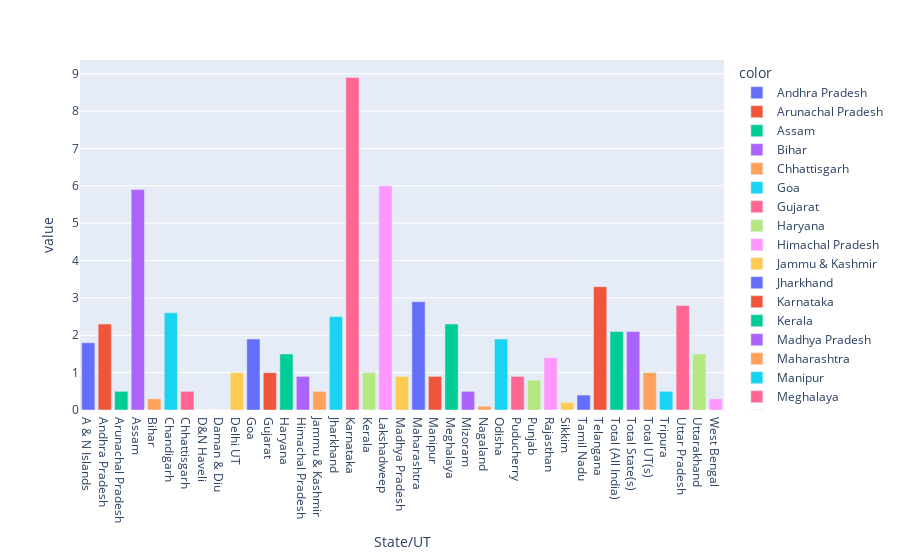

This figure's notebook cell:
### Code cell
fig = px.bar(cyber_C.groupby('State/UT')['Rate of Total Cyber Crimes (2018)++'].sum(), color=cyber_C['State/UT'])
fig

### Figure 1 — Plotly figure (JSON) as saved in the notebook; plotly's stock layout.template omitted (floating-point values rounded to 4 significant figures)
{"data": [{"alignmentgroup": "True", "hovertemplate": "color=Andhra Pradesh<br>State/UT=%{x}<br>value=%{y}<extra></extra>", "legendgroup": "Andhra Pradesh", "marker": {"color": "#636efa", "pattern": {"shape": ""}}, "name": "Andhra Pradesh", "offsetgroup": "Andhra Pradesh", "orientation": "v", "showlegend": true, "textposition": "auto", "type": "bar", "x": ["A & N Islands"], "xaxis": "x", "y": [1.8], "yaxis": "y"}, {"alignmentgroup": "True", "hovertemplate": "color=Arunachal Pradesh<br>State/UT=%{x}<br>value=%{y}<extra></extra>", "legendgroup": "Arunachal Pradesh", "marker": {"color": "#EF553B", "pattern": {"shape": ""}}, "name": "Arunachal Pradesh", "offsetgroup": "Arunachal Pradesh", "orientation": "v", "showlegend": true, "textposition": "auto", "type": "bar", "x": ["Andhra Pradesh"], "xaxis": "x", "y": [2.3], "yaxis": "y"}, {"alignmentgroup": "True", "hovertemplate": "color=Assam<br>State/UT=%{x}<br>value=%{y}<extra></extra>", "legendgroup": "Assam", "marker": {"color": "#00cc96", "pattern": {"shape": ""}}, "name": "Assam", "offsetgroup": "Assam", "orientation": "v", "showlegend": true, "textposition": "auto", "type": "bar", "x": ["Arunachal Pradesh"], "xaxis": "x", "y": [0.5], "yaxis": "y"}, {"alignmentgroup": "True", "hovertemplate": "color=Bihar<br>State/UT=%{x}<br>value=%{y}<extra></extra>", "legendgroup": "Bihar", "marker": {"color": "#ab63fa", "pattern": {"shape": ""}}, "name": "Bihar", "offsetgroup": "Bihar", "orientation": "v", "showlegend": true, "textposition": "auto", "type": "bar", "x": ["Assam"], "xaxis": "x", "y": [5.9], "yaxis": "y"}, {"alignmentgroup": "True", "hovertemplate": "color=Chhattisgarh<br>State/UT=%{x}<br>value=%{y}<extra></extra>", "legendgroup": "Chhattisgarh", "marker": {"color": "#FFA15A", "pattern": {"shape": ""}}, "name": "Chhattisgarh", "offsetgroup": "Chhattisgarh", "orientation": "v", "showlegend": true, "textposition": "auto", "type": "bar", "x": ["Bihar"], "xaxis": "x", "y": [0.3], "yaxis": "y"}, {"alignmentgroup": "True", "hovertemplate": "color=Goa<br>State/UT=%{x}<br>value=%{y}<extra></extra>", "legendgroup": "Goa", "marker": {"color": "#19d3f3", "pattern": {"shape": ""}}, "name": "Goa", "offsetgroup": "Goa", "orientation": "v", "showlegend": true, "textposition": "auto", "type": "bar", "x": ["Chandigarh"], "xaxis": "x", "y": [2.6], "yaxis": "y"}, {"alignmentgroup": "True", "hovertemplate": "color=Gujarat<br>State/UT=%{x}<br>value=%{y}<extra></extra>", "legendgroup": "Gujarat", "marker": {"color": "#FF6692", "pattern": {"shape": ""}}, "name": "Gujarat", "offsetgroup": "Gujarat", "orientation": "v", "showlegend": true, "textposition": "auto", "type": "bar", "x": ["Chhattisgarh"], "xaxis": "x", "y": [0.5], "yaxis": "y"}, {"alignmentgroup": "True", "hovertemplate": "color=Haryana<br>State/UT=%{x}<br>value=%{y}<extra></extra>", "legendgroup": "Haryana", "marker": {"color": "#B6E880", "pattern": {"shape": ""}}, "name": "Haryana", "offsetgroup": "Haryana", "orientation": "v", "showlegend": true, "textposition": "auto", "type": "bar", "x": ["D&N Haveli"], "xaxis": "x", "y": [0], "yaxis": "y"}, {"alignmentgroup": "True", "hovertemplate": "color=Himachal Pradesh<br>State/UT=%{x}<br>value=%{y}<extra></extra>", "legendgroup": "Himachal Pradesh", "marker": {"color": "#FF97FF", "pattern": {"shape": ""}}, "name": "Himachal Pradesh", "offsetgroup": "Himachal Pradesh", "orientation": "v", "showlegend": true, "textposition": "auto", "type": "bar", "x": ["Daman & Diu"], "xaxis": "x", "y": [0], "yaxis": "y"}, {"alignmentgroup": "True", "hovertemplate": "color=Jammu & Kashmir<br>State/UT=%{x}<br>value=%{y}<extra></extra>", "legendgroup": "Jammu & Kashmir", "marker": {"color": "#FECB52", "pattern": {"shape": ""}}, "name": "Jammu & Kashmir", "offsetgroup": "Jammu & Kashmir", "orientation": "v", "showlegend": true, "textposition": "auto", "type": "bar", "x": ["Delhi UT"], "xaxis": "x", "y": [1], "yaxis": "y"}, {"alignmentgroup": "True", "hovertemplate": "color=Jharkhand<br>State/UT=%{x}<br>value=%{y}<extra></extra>", "legendgroup": "Jharkhand", "marker": {"color": "#636efa", "pattern": {"shape": ""}}, "name": "Jharkhand", "offsetgroup": "Jharkhand", "orientation": "v", "showlegend": true, "textposition": "auto", "type": "bar", "x": ["Goa"], "xaxis": "x", "y": [1.9], "yaxis": "y"}, {"alignmentgroup": "True", "hovertemplate": "color=Karnataka<br>State/UT=%{x}<br>value=%{y}<extra></extra>", "legendgroup": "Karnataka", "marker": {"color": "#EF553B", "pattern": {"shape": ""}}, "name": "Karnataka", "offsetgroup": "Karnataka", "orientation": "v", "showlegend": true, "textposition": "auto", "type": "bar", "x": ["Gujarat"], "xaxis": "x", "y": [1], "yaxis": "y"}, {"alignmentgroup": "True", "hovertemplate": "color=Kerala<br>State/UT=%{x}<br>value=%{y}<extra></extra>", "legendgroup": "Kerala", "marker": {"color": "#00cc96", "pattern": {"shape": ""}}, "name": "Kerala", "offsetgroup": "Kerala", "orientation": "v", "showlegend": true, "textposition": "auto", "type": "bar", "x": ["Haryana"], "xaxis": "x", "y": [1.5], "yaxis": "y"}, {"alignmentgroup": "True", "hovertemplate": "color=Madhya Pradesh<br>State/UT=%{x}<br>value=%{y}<extra></extra>", "legendgroup": "Madhya Pradesh", "marker": {"color": "#ab63fa", "pattern": {"shape": ""}}, "name": "Madhya Pradesh", "offsetgroup": "Madhya Pradesh", "orientation": "v", "showlegend": true, "textposition": "auto", "type": "bar", "x": ["Himachal Pradesh"], "xaxis": "x", "y": [0.9], "yaxis": "y"}, {"alignmentgroup": "True", "hovertemplate": "color=Maharashtra<br>State/UT=%{x}<br>value=%{y}<extra></extra>", "legendgroup": "Maharashtra", "marker": {"color": "#FFA15A", "pattern": {"shape": ""}}, "name": "Maharashtra", "offsetgroup": "Maharashtra", "orientation": "v", "showlegend": true, "textposition": "auto", "type": "bar", "x": ["Jammu & Kashmir"], "xaxis": "x", "y": [0.5], "yaxis": "y"}, {"alignmentgroup": "True", "hovertemplate": "color=Manipur<br>State/UT=%{x}<br>value=%{y}<extra></extra>", "legendgroup": "Manipur", "marker": {"color": "#19d3f3", "pattern": {"shape": ""}}, "name": "Manipur", "offsetgroup": "Manipur", "orientation": "v", "showlegend": true, "textposition": "auto", "type": "bar", "x": ["Jharkhand"], "xaxis": "x", "y": [2.5], "yaxis": "y"}, {"alignmentgroup": "True", "hovertemplate": "color=Meghalaya<br>State/UT=%{x}<br>value=%{y}<extra></extra>", "legendgroup": "Meghalaya", "marker": {"color": "#FF6692", "pattern": {"shape": ""}}, "name": "Meghalaya", "offsetgroup": "Meghalaya", "orientation": "v", "showlegend": true, "textposition": "auto", "type": "bar", "x": ["Karnataka"], "xaxis": "x", "y": [8.9], "yaxis": "y"}, {"alignmentgroup": "True", "hovertemplate": "color=Mizoram<br>State/UT=%{x}<br>value=%{y}<extra></extra>", "legendgroup": "Mizoram", "marker": {"color": "#B6E880", "pattern": {"shape": ""}}, "name": "Mizoram", "offsetgroup": "Mizoram", "orientation": "v", "showlegend": true, "textposition": "auto", "type": "bar", "x": ["Kerala"], "xaxis": "x", "y": [1], "yaxis": "y"}, {"alignmentgroup": "True", "hovertemplate": "color=Nagaland<br>State/UT=%{x}<br>value=%{y}<extra></extra>", "legendgroup": "Nagaland", "marker": {"color": "#FF97FF", "pattern": {"shape": ""}}, "name": "Nagaland", "offsetgroup": "Nagaland", "orientation": "v", "showlegend": true, "textposition": "auto", "type": "bar", "x": ["Lakshadweep"], "xaxis": "x", "y": [6], "yaxis": "y"}, {"alignmentgroup": "True", "hovertemplate": "color=Odisha<br>State/UT=%{x}<br>value=%{y}<extra></extra>", "legendgroup": "Odisha", "marker": {"color": "#FECB52", "pattern": {"shape": ""}}, "name": "Odisha", "offsetgroup": "Odisha", "orientation": "v", "showlegend": true, "textposition": "auto", "type": "bar", "x": ["Madhya Pradesh"], "xaxis": "x", "y": [0.9], "yaxis": "y"}, {"alignmentgroup": "True", "hovertemplate": "color=Punjab<br>State/UT=%{x}<br>value=%{y}<extra></extra>", "legendgroup": "Punjab", "marker": {"color": "#636efa", "pattern": {"shape": ""}}, "name": "Punjab", "offsetgroup": "Punjab", "orientation": "v", "showlegend": true, "textposition": "auto", "type": "bar", "x": ["Maharashtra"], "xaxis": "x", "y": [2.9], "yaxis": "y"}, {"alignmentgroup": "True", "hovertemplate": "color=Rajasthan<br>State/UT=%{x}<br>value=%{y}<extra></extra>", "legendgroup": "Rajasthan", "marker": {"color": "#EF553B", "pattern": {"shape": ""}}, "name": "Rajasthan", "offsetgroup": "Rajasthan", "orientation": "v", "showlegend": true, "textposition": "auto", "type": "bar", "x": ["Manipur"], "xaxis": "x", "y": [0.9], "yaxis": "y"}, {"alignmentgroup": "True", "hovertemplate": "color=Sikkim<br>State/UT=%{x}<br>value=%{y}<extra></extra>", "legendgroup": "Sikkim", "marker": {"color": "#00cc96", "pattern": {"shape": ""}}, "name": "Sikkim", "offsetgroup": "Sikkim", "orientation": "v", "showlegend": true, "textposition": "auto", "type": "bar", "x": ["Meghalaya"], "xaxis": "x", "y": [2.3], "yaxis": "y"}, {"alignmentgroup": "True", "hovertemplate": "color=Tamil Nadu<br>State/UT=%{x}<br>value=%{y}<extra></extra>", "legendgroup": "Tamil Nadu", "marker": {"color": "#ab63fa", "pattern": {"shape": ""}}, "name": "Tamil Nadu", "offsetgroup": "Tamil Nadu", "orientation": "v", "showlegend": true, "textposition": "auto", "type": "bar", "x": ["Mizoram"], "xaxis": "x", "y": [0.5], "yaxis": "y"}, {"alignmentgroup": "True", "hovertemplate": "color=Telangana<br>State/UT=%{x}<br>value=%{y}<extra></extra>", "legendgroup": "Telangana", "marker": {"color": "#FFA15A", "pattern": {"shape": ""}}, "name": "Telangana", "offsetgroup": "Telangana", "orientation": "v", "showlegend": true, "textposition": "auto", "type": "bar", "x": ["Nagaland"], "xaxis": "x", "y": [0.1], "yaxis": "y"}, {"alignmentgroup": "True", "hovertemplate": "color=Tripura<br>State/UT=%{x}<br>value=%{y}<extra></extra>", "legendgroup": "Tripura", "marker": {"color": "#19d3f3", "pattern": {"shape": ""}}, "name": "Tripura", "offsetgroup": "Tripura", "orientation": "v", "showlegend": true, "textposition": "auto", "type": "bar", "x": ["Odisha"], "xaxis": "x", "y": [1.9], "yaxis": "y"}, {"alignmentgroup": "True", "hovertemplate": "color=Uttar Pradesh<br>State/UT=%{x}<br>value=%{y}<extra></extra>", "legendgroup": "Uttar Pradesh", "marker": {"color": "#FF6692", "pattern": {"shape": ""}}, "name": "Uttar Pradesh", "offsetgroup": "Uttar Pradesh", "orientation": "v", "showlegend": true, "textposition": "auto", "type": "bar", "x": ["Puducherry"], "xaxis": "x", "y": [0.9], "yaxis": "y"}, {"alignmentgroup": "True", "hovertemplate": "color=Uttarakhand<br>State/UT=%{x}<br>value=%{y}<extra></extra>", "legendgroup": "Uttarakhand", "marker": {"color": "#B6E880", "pattern": {"shape": ""}}, "name": "Uttarakhand", "offsetgroup": "Uttarakhand", "orientation": "v", "showlegend": true, "textposition": "auto", "type": "bar", "x": ["Punjab"], "xaxis": "x", "y": [0.8], "yaxis": "y"}, {"alignmentgroup": "True", "hovertemplate": "color=West Bengal<br>State/UT=%{x}<br>value=%{y}<extra></extra>", "legendgroup": "West Bengal", "marker": {"color": "#FF97FF", "pattern": {"shape": ""}}, "name": "West Bengal", "offsetgroup": "West Bengal", "orientation": "v", "showlegend": true, "textposition": "auto", "type": "bar", "x": ["Rajasthan"], "xaxis": "x", "y": [1.4], "yaxis": "y"}, {"alignmentgroup": "True", "hovertemplate": "color=Total State(s)<br>State/UT=%{x}<br>value=%{y}<extra></extra>", "legendgroup": "Total State(s)", "marker": {"color": "#FECB52", "pattern": {"shape": ""}}, "name": "Total State(s)", "offsetgroup": "Total State(s)", "orientation": "v", "showlegend": true, "textposition": "auto", "type": "bar", "x": ["Sikkim"], "xaxis": "x", "y": [0.2], "yaxis": "y"}, {"alignmentgroup": "True", "hovertemplate": "color=A & N Islands<br>State/UT=%{x}<br>value=%{y}<extra></extra>", "legendgroup": "A & N Islands", "marker": {"color": "#636efa", "pattern": {"shape": ""}}, "name": "A & N Islands", "offsetgroup": "A & N Islands", "orientation": "v", "showlegend": true, "textposition": "auto", "type": "bar", "x": ["Tamil Nadu"], "xaxis": "x", "y": [0.4], "yaxis": "y"}, {"alignmentgroup": "True", "hovertemplate": "color=Chandigarh<br>State/UT=%{x}<br>value=%{y}<extra></extra>", "legendgroup": "Chandigarh", "marker": {"color": "#EF553B", "pattern": {"shape": ""}}, "name": "Chandigarh", "offsetgroup": "Chandigarh", "orientation": "v", "showlegend": true, "textposition": "auto", "type": "bar", "x": ["Telangana"], "xaxis": "x", "y": [3.3], "yaxis": "y"}, {"alignmentgroup": "True", "hovertemplate": "color=D&N Haveli<br>State/UT=%{x}<br>value=%{y}<extra></extra>", "legendgroup": "D&N Haveli", "marker": {"color": "#00cc96", "pattern": {"shape": ""}}, "name": "D&N Haveli", "offsetgroup": "D&N Haveli", "orientation": "v", "showlegend": true, "textposition": "auto", "type": "bar", "x": ["Total (All India)"], "xaxis": "x", "y": [2.1], "yaxis": "y"}, {"alignmentgroup": "True", "hovertemplate": "color=Daman & Diu<br>State/UT=%{x}<br>value=%{y}<extra></extra>", "legendgroup": "Daman & Diu", "marker": {"color": "#ab63fa", "pattern": {"shape": ""}}, "name": "Daman & Diu", "offsetgroup": "Daman & Diu", "orientation": "v", "showlegend": true, "textposition": "auto", "type": "bar", "x": ["Total State(s)"], "xaxis": "x", "y": [2.1], "yaxis": "y"}, {"alignmentgroup": "True", "hovertemplate": "color=Delhi UT<br>State/UT=%{x}<br>value=%{y}<extra></extra>", "legendgroup": "Delhi UT", "marker": {"color": "#FFA15A", "pattern": {"shape": ""}}, "name": "Delhi UT", "offsetgroup": "Delhi UT", "orientation": "v", "showlegend": true, "textposition": "auto", "type": "bar", "x": ["Total UT(s)"], "xaxis": "x", "y": [1], "yaxis": "y"}, {"alignmentgroup": "True", "hovertemplate": "color=Lakshadweep<br>State/UT=%{x}<br>value=%{y}<extra></extra>", "legendgroup": "Lakshadweep", "marker": {"color": "#19d3f3", "pattern": {"shape": ""}}, "name": "Lakshadweep", "offsetgroup": "Lakshadweep", "orientation": "v", "showlegend": true, "textposition": "auto", "type": "bar", "x": ["Tripura"], "xaxis": "x", "y": [0.5], "yaxis": "y"}, {"alignmentgroup": "True", "hovertemplate": "color=Puducherry<br>State/UT=%{x}<br>value=%{y}<extra></extra>", "legendgroup": "Puducherry", "marker": {"color": "#FF6692", "pattern": {"shape": ""}}, "name": "Puducherry", "offsetgroup": "Puducherry", "orientation": "v", "showlegend": true, "textposition": "auto", "type": "bar", "x": ["Uttar Pradesh"], "xaxis": "x", "y": [2.8], "yaxis": "y"}, {"alignmentgroup": "True", "hovertemplate": "color=Total UT(s)<br>State/UT=%{x}<br>value=%{y}<extra></extra>", "legendgroup": "Total UT(s)", "marker": {"color": "#B6E880", "pattern": {"shape": ""}}, "name": "Total UT(s)", "offsetgroup": "Total UT(s)", "orientation": "v", "showlegend": true, "textposition": "auto", "type": "bar", "x": ["Uttarakhand"], "xaxis": "x", "y": [1.5], "yaxis": "y"}, {"alignmentgroup": "True", "hovertemplate": "color=Total (All India)<br>State/UT=%{x}<br>value=%{y}<extra></extra>", "legendgroup": "Total (All India)", "marker": {"color": "#FF97FF", "pattern": {"shape": ""}}, "name": "Total (All India)", "offsetgroup": "Total (All India)", "orientation": "v", "showlegend": true, "textposition": "auto", "type": "bar", "x": ["West Bengal"], "xaxis": "x", "y": [0.3], "yaxis": "y"}], "layout": {"barmode": "relative", "legend": {"title": {"text": "color"}, "tracegroupgap": 0}, "margin": {"t": 60}, "xaxis": {"anchor": "y", "domain": [0, 1], "title": {"text": "State/UT"}}, "yaxis": {"anchor": "x", "domain": [0, 1], "title": {"text": "value"}}}}
